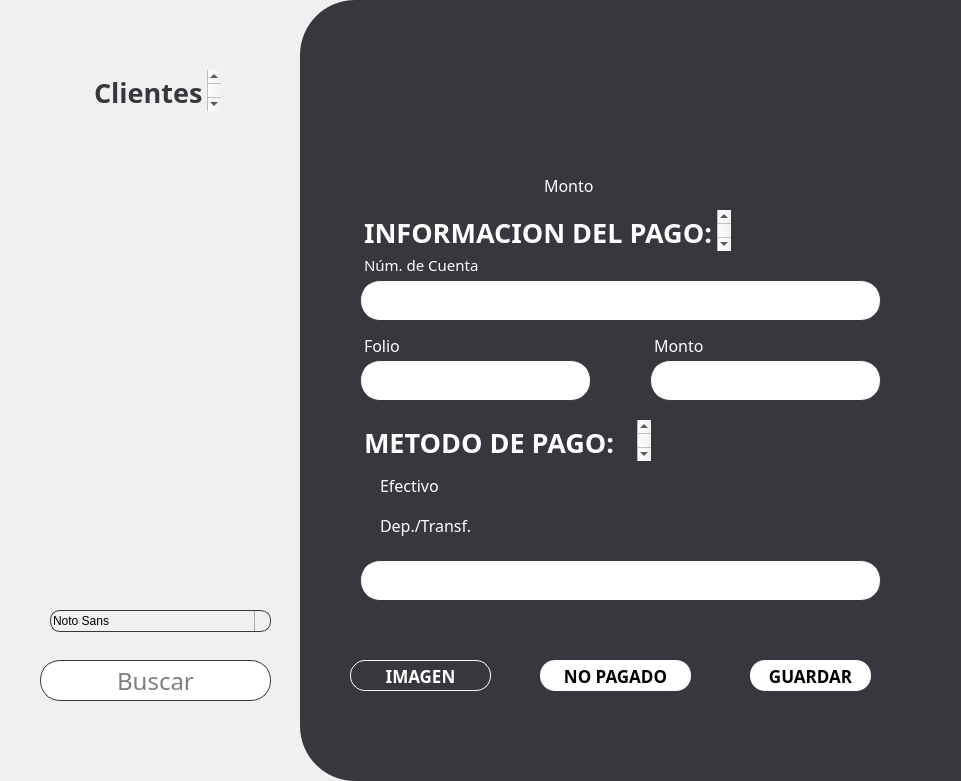
  <widget class="QFrame" name="frame_white">
   <property name="geometry">
    <rect>
     <x>340</x>
     <y>0</y>
     <width>961</width>
     <height>781</height>
    </rect>
   </property>
   <property name="styleSheet">
    <string notr="true">QFrame {
    border: none;       /* Color y grosor del borde */
    border-radius: 55px;          /* Radio de las esquinas */
    background-color: #f0f0f0;    /* Color de fondo */
    margin: 0px;                  /* Margen externo a 0 */
    padding: 0px;                 /* Espaciado interno a 0 */
}

</string>
   </property>
   <property name="frameShape">
    <enum>QFrame::StyledPanel</enum>
   </property>
   <property name="frameShadow">
    <enum>QFrame::Raised</enum>
   </property>
   <widget class="QFrame" name="frame_white_grey">
    <property name="geometry">
     <rect>
      <x>300</x>
      <y>0</y>
      <width>961</width>
      <height>781</height>
     </rect>
    </property>
    <property name="styleSheet">
     <string notr="true">QFrame {
    border: none;       /* Color y grosor del borde */
    border-radius: 55px;          /* Radio de las esquinas */
    background-color: #37373d;    /* Color de fondo */
    margin: 0px;                  /* Margen externo a 0 */
    padding: 0px;                 /* Espaciado interno a 0 */
}

</string>
    </property>
    <property name="frameShape">
     <enum>QFrame::StyledPanel</enum>
    </property>
    <property name="frameShadow">
     <enum>QFrame::Raised</enum>
    </property>
    <widget class="QRadioButton" name="EfectivoOption">
     <property name="geometry">
      <rect>
       <x>60</x>
       <y>470</y>
       <width>141</width>
       <height>31</height>
      </rect>
     </property>
     <property name="font">
      <font>
       <family>Montserrat</family>
       <pointsize>12</pointsize>
      </font>
     </property>
     <property name="styleSheet">
      <string notr="true">QRadioButton{
 background: transparent; 
color: #FFFFFF;
}</string>
     </property>
     <property name="text">
      <string>Efectivo</string>
     </property>
    </widget>
    <widget class="QRadioButton" name="DeptTransfOption">
     <property name="geometry">
      <rect>
       <x>60</x>
       <y>510</y>
       <width>141</width>
       <height>31</height>
      </rect>
     </property>
     <property name="font">
      <font>
       <family>Montserrat</family>
       <pointsize>12</pointsize>
      </font>
     </property>
     <property name="styleSheet">
      <string notr="true">QRadioButton{
 background: transparent; 
color: #FFFFFF;
}</string>
     </property>
     <property name="text">
      <string>Dep./Transf.</string>
     </property>
    </widget>
    <widget class="QPushButton" name="GuardarButton">
     <property name="geometry">
      <rect>
       <x>450</x>
       <y>660</y>
       <width>121</width>
       <height>31</height>
      </rect>
     </property>
     <property name="font">
      <font>
       <family>Montserrat</family>
       <pointsize>13</pointsize>
       <weight>75</weight>
       <bold>true</bold>
      </font>
     </property>
     <property name="styleSheet">
      <string notr="true">QPushButton{
		background: #FFFFFF; 
		 border-radius: 15px; 
}</string>
     </property>
     <property name="text">
      <string>GUARDAR</string>
     </property>
    </widget>
    <widget class="QLineEdit" name="MetodoHolder">
     <property name="geometry">
      <rect>
       <x>60</x>
       <y>560</y>
       <width>521</width>
       <height>41</height>
      </rect>
     </property>
     <property name="font">
      <font>
       <family>Montserrat</family>
       <pointsize>18</pointsize>
      </font>
     </property>
     <property name="layoutDirection">
      <enum>Qt::LeftToRight</enum>
     </property>
     <property name="styleSheet">
      <string notr="true">QLineEdit{
	border: 1px solid  #37373d;
		background: #FFFFFF; 
		 border-radius: 20px; 
}</string>
     </property>
     <property name="inputMask">
      <string/>
     </property>
     <property name="alignment">
      <set>Qt::AlignCenter</set>
     </property>
     <property name="placeholderText">
      <string/>
     </property>
    </widget>
    <widget class="QPushButton" name="NoPagadoButton">
     <property name="geometry">
      <rect>
       <x>240</x>
       <y>660</y>
       <width>151</width>
       <height>31</height>
      </rect>
     </property>
     <property name="font">
      <font>
       <family>Montserrat</family>
       <pointsize>13</pointsize>
       <weight>75</weight>
       <bold>true</bold>
      </font>
     </property>
     <property name="styleSheet">
      <string notr="true">QPushButton{
		background: #FFFFFF; 
		 border-radius: 15px; 
}</string>
     </property>
     <property name="text">
      <string>NO PAGADO</string>
     </property>
    </widget>
    <widget class="QPushButton" name="ImagenButton">
     <property name="geometry">
      <rect>
       <x>50</x>
       <y>660</y>
       <width>141</width>
       <height>31</height>
      </rect>
     </property>
     <property name="font">
      <font>
       <family>Montserrat</family>
       <pointsize>13</pointsize>
       <weight>75</weight>
       <bold>true</bold>
      </font>
     </property>
     <property name="styleSheet">
      <string notr="true">QPushButton{
    background: transparent;  /* Quitar el fondo */
	color: #FFFFFF;
	border: 1px solid  #FFFFFF;
		background: transparent; 
		 border-radius: 15px; 
}</string>
     </property>
     <property name="text">
      <string>IMAGEN</string>
     </property>
    </widget>
    <widget class="QTextBrowser" name="MetodoPago">
     <property name="geometry">
      <rect>
       <x>60</x>
       <y>420</y>
       <width>291</width>
       <height>41</height>
      </rect>
     </property>
     <property name="sizePolicy">
      <sizepolicy hsizetype="Expanding" vsizetype="Expanding">
       <horstretch>0</horstretch>
       <verstretch>0</verstretch>
      </sizepolicy>
     </property>
     <property name="font">
      <font>
       <family>Montserrat</family>
      </font>
     </property>
     <property name="toolTipDuration">
      <number>-1</number>
     </property>
     <property name="autoFillBackground">
      <bool>false</bool>
     </property>
     <property name="styleSheet">
      <string notr="true">QTextBrowser {
    background: transparent;  /* Quitar el fondo */
	color:#FFFFFF;
    border: none;             /* Quitar el borde */
	margin: 0;                /* Eliminar márgenes */
}</string>
     </property>
     <property name="html">
      <string>&lt;!DOCTYPE HTML PUBLIC &quot;-//W3C//DTD HTML 4.0//EN&quot; &quot;http://www.w3.org/TR/REC-html40/strict.dtd&quot;&gt;
&lt;html&gt;&lt;head&gt;&lt;meta name=&quot;qrichtext&quot; content=&quot;1&quot; /&gt;&lt;style type=&quot;text/css&quot;&gt;
p, li { white-space: pre-wrap; }
&lt;/style&gt;&lt;/head&gt;&lt;body style=&quot; font-family:'Montserrat'; font-size:8.25pt; font-weight:400; font-style:normal;&quot;&gt;
&lt;p style=&quot; margin-top:0px; margin-bottom:0px; margin-left:0px; margin-right:0px; -qt-block-indent:0; text-indent:0px;&quot;&gt;&lt;span style=&quot; font-family:'MS Shell Dlg 2'; font-size:20pt; font-weight:600;&quot;&gt;METODO DE PAGO:&lt;/span&gt;&lt;/p&gt;&lt;/body&gt;&lt;/html&gt;</string>
     </property>
    </widget>
    <widget class="QTextBrowser" name="InfoPago">
     <property name="geometry">
      <rect>
       <x>60</x>
       <y>210</y>
       <width>371</width>
       <height>41</height>
      </rect>
     </property>
     <property name="sizePolicy">
      <sizepolicy hsizetype="Expanding" vsizetype="Expanding">
       <horstretch>0</horstretch>
       <verstretch>0</verstretch>
      </sizepolicy>
     </property>
     <property name="font">
      <font>
       <family>Montserrat</family>
      </font>
     </property>
     <property name="toolTipDuration">
      <number>-1</number>
     </property>
     <property name="autoFillBackground">
      <bool>false</bool>
     </property>
     <property name="styleSheet">
      <string notr="true">QTextBrowser {
    background: transparent;  /* Quitar el fondo */
	color:#FFFFFF;
    border: none;             /* Quitar el borde */
	margin: 0;                /* Eliminar márgenes */
}</string>
     </property>
     <property name="html">
      <string>&lt;!DOCTYPE HTML PUBLIC &quot;-//W3C//DTD HTML 4.0//EN&quot; &quot;http://www.w3.org/TR/REC-html40/strict.dtd&quot;&gt;
&lt;html&gt;&lt;head&gt;&lt;meta name=&quot;qrichtext&quot; content=&quot;1&quot; /&gt;&lt;style type=&quot;text/css&quot;&gt;
p, li { white-space: pre-wrap; }
&lt;/style&gt;&lt;/head&gt;&lt;body style=&quot; font-family:'Montserrat'; font-size:8.25pt; font-weight:400; font-style:normal;&quot;&gt;
&lt;p style=&quot; margin-top:0px; margin-bottom:0px; margin-left:0px; margin-right:0px; -qt-block-indent:0; text-indent:0px;&quot;&gt;&lt;span style=&quot; font-family:'MS Shell Dlg 2'; font-size:20pt; font-weight:600;&quot;&gt;INFORMACION DEL PAGO:&lt;/span&gt;&lt;/p&gt;&lt;/body&gt;&lt;/html&gt;</string>
     </property>
    </widget>
    <widget class="QLineEdit" name="NumCuentaHolder">
     <property name="geometry">
      <rect>
       <x>60</x>
       <y>280</y>
       <width>521</width>
       <height>41</height>
      </rect>
     </property>
     <property name="font">
      <font>
       <family>Montserrat</family>
       <pointsize>18</pointsize>
      </font>
     </property>
     <property name="layoutDirection">
      <enum>Qt::LeftToRight</enum>
     </property>
     <property name="styleSheet">
      <string notr="true">QLineEdit{
	border: 1px solid  #37373d;
		background: #FFFFFF; 
		 border-radius: 20px; 
}</string>
     </property>
     <property name="inputMask">
      <string/>
     </property>
     <property name="alignment">
      <set>Qt::AlignCenter</set>
     </property>
     <property name="placeholderText">
      <string/>
     </property>
    </widget>
    <widget class="QTextBrowser" name="NumCuenta">
     <property name="geometry">
      <rect>
       <x>60</x>
       <y>250</y>
       <width>291</width>
       <height>41</height>
      </rect>
     </property>
     <property name="sizePolicy">
      <sizepolicy hsizetype="Expanding" vsizetype="Expanding">
       <horstretch>0</horstretch>
       <verstretch>0</verstretch>
      </sizepolicy>
     </property>
     <property name="font">
      <font>
       <family>Montserrat</family>
       <pointsize>5</pointsize>
      </font>
     </property>
     <property name="toolTipDuration">
      <number>-1</number>
     </property>
     <property name="autoFillBackground">
      <bool>false</bool>
     </property>
     <property name="styleSheet">
      <string notr="true">QTextBrowser {
    background: transparent;  /* Quitar el fondo */
	color:#FFFFFF;
    border: none;             /* Quitar el borde */
	margin: 0;                /* Eliminar márgenes */
}</string>
     </property>
     <property name="html">
      <string>&lt;!DOCTYPE HTML PUBLIC &quot;-//W3C//DTD HTML 4.0//EN&quot; &quot;http://www.w3.org/TR/REC-html40/strict.dtd&quot;&gt;
&lt;html&gt;&lt;head&gt;&lt;meta name=&quot;qrichtext&quot; content=&quot;1&quot; /&gt;&lt;style type=&quot;text/css&quot;&gt;
p, li { white-space: pre-wrap; }
&lt;/style&gt;&lt;/head&gt;&lt;body style=&quot; font-family:'Montserrat'; font-size:5pt; font-weight:400; font-style:normal;&quot;&gt;
&lt;p style=&quot; margin-top:0px; margin-bottom:0px; margin-left:0px; margin-right:0px; -qt-block-indent:0; text-indent:0px;&quot;&gt;&lt;span style=&quot; font-size:11pt;&quot;&gt;Núm. de Cuenta&lt;/span&gt;&lt;/p&gt;&lt;/body&gt;&lt;/html&gt;</string>
     </property>
    </widget>
    <widget class="QLineEdit" name="FolioHolder">
     <property name="geometry">
      <rect>
       <x>60</x>
       <y>360</y>
       <width>231</width>
       <height>41</height>
      </rect>
     </property>
     <property name="font">
      <font>
       <family>Montserrat</family>
       <pointsize>18</pointsize>
      </font>
     </property>
     <property name="layoutDirection">
      <enum>Qt::LeftToRight</enum>
     </property>
     <property name="styleSheet">
      <string notr="true">QLineEdit{
	border: 1px solid  #37373d;
		background: #FFFFFF; 
		 border-radius: 20px; 
}</string>
     </property>
     <property name="inputMask">
      <string/>
     </property>
     <property name="alignment">
      <set>Qt::AlignCenter</set>
     </property>
     <property name="placeholderText">
      <string/>
     </property>
    </widget>
    <widget class="QTextBrowser" name="Folio">
     <property name="geometry">
      <rect>
       <x>60</x>
       <y>330</y>
       <width>201</width>
       <height>41</height>
      </rect>
     </property>
     <property name="sizePolicy">
      <sizepolicy hsizetype="Expanding" vsizetype="Expanding">
       <horstretch>0</horstretch>
       <verstretch>0</verstretch>
      </sizepolicy>
     </property>
     <property name="font">
      <font>
       <family>Montserrat</family>
       <pointsize>5</pointsize>
      </font>
     </property>
     <property name="toolTipDuration">
      <number>-1</number>
     </property>
     <property name="autoFillBackground">
      <bool>false</bool>
     </property>
     <property name="styleSheet">
      <string notr="true">QTextBrowser {
    background: transparent;  /* Quitar el fondo */
	color:#FFFFFF;
    border: none;             /* Quitar el borde */
	margin: 0;                /* Eliminar márgenes */
}</string>
     </property>
     <property name="html">
      <string>&lt;!DOCTYPE HTML PUBLIC &quot;-//W3C//DTD HTML 4.0//EN&quot; &quot;http://www.w3.org/TR/REC-html40/strict.dtd&quot;&gt;
&lt;html&gt;&lt;head&gt;&lt;meta name=&quot;qrichtext&quot; content=&quot;1&quot; /&gt;&lt;style type=&quot;text/css&quot;&gt;
p, li { white-space: pre-wrap; }
&lt;/style&gt;&lt;/head&gt;&lt;body style=&quot; font-family:'Montserrat'; font-size:5pt; font-weight:400; font-style:normal;&quot;&gt;
&lt;p style=&quot; margin-top:0px; margin-bottom:0px; margin-left:0px; margin-right:0px; -qt-block-indent:0; text-indent:0px;&quot;&gt;&lt;span style=&quot; font-size:12pt;&quot;&gt;Folio&lt;/span&gt;&lt;/p&gt;&lt;/body&gt;&lt;/html&gt;</string>
     </property>
    </widget>
    <widget class="QTextBrowser" name="MontoText_2">
     <property name="geometry">
      <rect>
       <x>350</x>
       <y>330</y>
       <width>201</width>
       <height>41</height>
      </rect>
     </property>
     <property name="sizePolicy">
      <sizepolicy hsizetype="Expanding" vsizetype="Expanding">
       <horstretch>0</horstretch>
       <verstretch>0</verstretch>
      </sizepolicy>
     </property>
     <property name="font">
      <font>
       <family>Montserrat</family>
       <pointsize>5</pointsize>
      </font>
     </property>
     <property name="toolTipDuration">
      <number>-1</number>
     </property>
     <property name="autoFillBackground">
      <bool>false</bool>
     </property>
     <property name="styleSheet">
      <string notr="true">QTextBrowser {
    background: transparent;  /* Quitar el fondo */
	color:#FFFFFF;
    border: none;             /* Quitar el borde */
	margin: 0;                /* Eliminar márgenes */
}</string>
     </property>
     <property name="html">
      <string>&lt;!DOCTYPE HTML PUBLIC &quot;-//W3C//DTD HTML 4.0//EN&quot; &quot;http://www.w3.org/TR/REC-html40/strict.dtd&quot;&gt;
&lt;html&gt;&lt;head&gt;&lt;meta name=&quot;qrichtext&quot; content=&quot;1&quot; /&gt;&lt;style type=&quot;text/css&quot;&gt;
p, li { white-space: pre-wrap; }
&lt;/style&gt;&lt;/head&gt;&lt;body style=&quot; font-family:'Montserrat'; font-size:5pt; font-weight:400; font-style:normal;&quot;&gt;
&lt;p style=&quot; margin-top:0px; margin-bottom:0px; margin-left:0px; margin-right:0px; -qt-block-indent:0; text-indent:0px;&quot;&gt;&lt;span style=&quot; font-size:12pt;&quot;&gt;Monto&lt;/span&gt;&lt;/p&gt;&lt;/body&gt;&lt;/html&gt;</string>
     </property>
    </widget>
    <widget class="QLineEdit" name="MontoHolder">
     <property name="geometry">
      <rect>
       <x>350</x>
       <y>360</y>
       <width>231</width>
       <height>41</height>
      </rect>
     </property>
     <property name="font">
      <font>
       <family>Montserrat</family>
       <pointsize>18</pointsize>
      </font>
     </property>
     <property name="layoutDirection">
      <enum>Qt::LeftToRight</enum>
     </property>
     <property name="styleSheet">
      <string notr="true">QLineEdit{
	border: 1px solid  #37373d;
		background: #FFFFFF; 
		 border-radius: 20px; 
}</string>
     </property>
     <property name="inputMask">
      <string/>
     </property>
     <property name="alignment">
      <set>Qt::AlignCenter</set>
     </property>
     <property name="placeholderText">
      <string/>
     </property>
    </widget>
    <widget class="QTextBrowser" name="Adeudo">
     <property name="geometry">
      <rect>
       <x>60</x>
       <y>150</y>
       <width>181</width>
       <height>41</height>
      </rect>
     </property>
     <property name="sizePolicy">
      <sizepolicy hsizetype="Expanding" vsizetype="Expanding">
       <horstretch>0</horstretch>
       <verstretch>0</verstretch>
      </sizepolicy>
     </property>
     <property name="font">
      <font>
       <family>Montserrat</family>
       <pointsize>5</pointsize>
      </font>
     </property>
     <property name="toolTipDuration">
      <number>-1</number>
     </property>
     <property name="autoFillBackground">
      <bool>false</bool>
     </property>
     <property name="styleSheet">
      <string notr="true">QTextBrowser {
    background: transparent;  /* Quitar el fondo */
	color:#FFFFFF;
    border: none;             /* Quitar el borde */
	margin: 0;                /* Eliminar márgenes */
}</string>
     </property>
     <property name="html">
      <string>&lt;!DOCTYPE HTML PUBLIC &quot;-//W3C//DTD HTML 4.0//EN&quot; &quot;http://www.w3.org/TR/REC-html40/strict.dtd&quot;&gt;
&lt;html&gt;&lt;head&gt;&lt;meta name=&quot;qrichtext&quot; content=&quot;1&quot; /&gt;&lt;style type=&quot;text/css&quot;&gt;
p, li { white-space: pre-wrap; }
&lt;/style&gt;&lt;/head&gt;&lt;body style=&quot; font-family:'Montserrat'; font-size:5pt; font-weight:400; font-style:normal;&quot;&gt;
&lt;p style=&quot;-qt-paragraph-type:empty; margin-top:0px; margin-bottom:0px; margin-left:0px; margin-right:0px; -qt-block-indent:0; text-indent:0px;&quot;&gt;&lt;br /&gt;&lt;/p&gt;&lt;/body&gt;&lt;/html&gt;</string>
     </property>
    </widget>
    <widget class="QTextBrowser" name="MontoText">
     <property name="geometry">
      <rect>
       <x>240</x>
       <y>170</y>
       <width>81</width>
       <height>41</height>
      </rect>
     </property>
     <property name="sizePolicy">
      <sizepolicy hsizetype="Expanding" vsizetype="Expanding">
       <horstretch>0</horstretch>
       <verstretch>0</verstretch>
      </sizepolicy>
     </property>
     <property name="font">
      <font>
       <family>Montserrat</family>
       <pointsize>5</pointsize>
      </font>
     </property>
     <property name="toolTipDuration">
      <number>-1</number>
     </property>
     <property name="autoFillBackground">
      <bool>false</bool>
     </property>
     <property name="styleSheet">
      <string notr="true">QTextBrowser {
    background: transparent;  /* Quitar el fondo */
	color:#FFFFFF;
    border: none;             /* Quitar el borde */
	margin: 0;                /* Eliminar márgenes */
}</string>
     </property>
     <property name="html">
      <string>&lt;!DOCTYPE HTML PUBLIC &quot;-//W3C//DTD HTML 4.0//EN&quot; &quot;http://www.w3.org/TR/REC-html40/strict.dtd&quot;&gt;
&lt;html&gt;&lt;head&gt;&lt;meta name=&quot;qrichtext&quot; content=&quot;1&quot; /&gt;&lt;style type=&quot;text/css&quot;&gt;
p, li { white-space: pre-wrap; }
&lt;/style&gt;&lt;/head&gt;&lt;body style=&quot; font-family:'Montserrat'; font-size:5pt; font-weight:400; font-style:normal;&quot;&gt;
&lt;p style=&quot; margin-top:0px; margin-bottom:0px; margin-left:0px; margin-right:0px; -qt-block-indent:0; text-indent:0px;&quot;&gt;&lt;span style=&quot; font-size:12pt;&quot;&gt;Monto&lt;/span&gt;&lt;/p&gt;&lt;/body&gt;&lt;/html&gt;</string>
     </property>
    </widget>
    <widget class="QTextBrowser" name="Adeudo_2">
     <property name="geometry">
      <rect>
       <x>60</x>
       <y>70</y>
       <width>331</width>
       <height>61</height>
      </rect>
     </property>
     <property name="sizePolicy">
      <sizepolicy hsizetype="Expanding" vsizetype="Expanding">
       <horstretch>0</horstretch>
       <verstretch>0</verstretch>
      </sizepolicy>
     </property>
     <property name="font">
      <font>
       <family>Montserrat</family>
       <pointsize>5</pointsize>
       <weight>50</weight>
       <bold>false</bold>
      </font>
     </property>
     <property name="toolTipDuration">
      <number>-1</number>
     </property>
     <property name="autoFillBackground">
      <bool>false</bool>
     </property>
     <property name="styleSheet">
      <string notr="true">QTextBrowser {
    background: transparent;  /* Quitar el fondo */
	color:#FFFFFF;
    border: none;             /* Quitar el borde */
	margin: 0;                /* Eliminar márgenes */
}</string>
     </property>
     <property name="html">
      <string>&lt;!DOCTYPE HTML PUBLIC &quot;-//W3C//DTD HTML 4.0//EN&quot; &quot;http://www.w3.org/TR/REC-html40/strict.dtd&quot;&gt;
&lt;html&gt;&lt;head&gt;&lt;meta name=&quot;qrichtext&quot; content=&quot;1&quot; /&gt;&lt;style type=&quot;text/css&quot;&gt;
p, li { white-space: pre-wrap; }
&lt;/style&gt;&lt;/head&gt;&lt;body style=&quot; font-family:'Montserrat'; font-size:5pt; font-weight:400; font-style:normal;&quot;&gt;
&lt;p style=&quot;-qt-paragraph-type:empty; margin-top:0px; margin-bottom:0px; margin-left:0px; margin-right:0px; -qt-block-indent:0; text-indent:0px;&quot;&gt;&lt;br /&gt;&lt;/p&gt;&lt;/body&gt;&lt;/html&gt;</string>
     </property>
    </widget>
   </widget>
   <widget class="QTextBrowser" name="Clientes">
    <property name="geometry">
     <rect>
      <x>90</x>
      <y>70</y>
      <width>131</width>
      <height>41</height>
     </rect>
    </property>
    <property name="sizePolicy">
     <sizepolicy hsizetype="Expanding" vsizetype="Expanding">
      <horstretch>0</horstretch>
      <verstretch>0</verstretch>
     </sizepolicy>
    </property>
    <property name="font">
     <font>
      <family>Montserrat</family>
     </font>
    </property>
    <property name="toolTipDuration">
     <number>-1</number>
    </property>
    <property name="autoFillBackground">
     <bool>false</bool>
    </property>
    <property name="styleSheet">
     <string notr="true">QTextBrowser {
    background: transparent;  /* Quitar el fondo */
	color:#37373d;
    border: none;             /* Quitar el borde */
	margin: 0;                /* Eliminar márgenes */
}</string>
    </property>
    <property name="html">
     <string>&lt;!DOCTYPE HTML PUBLIC &quot;-//W3C//DTD HTML 4.0//EN&quot; &quot;http://www.w3.org/TR/REC-html40/strict.dtd&quot;&gt;
&lt;html&gt;&lt;head&gt;&lt;meta name=&quot;qrichtext&quot; content=&quot;1&quot; /&gt;&lt;style type=&quot;text/css&quot;&gt;
p, li { white-space: pre-wrap; }
&lt;/style&gt;&lt;/head&gt;&lt;body style=&quot; font-family:'Montserrat'; font-size:8.25pt; font-weight:400; font-style:normal;&quot;&gt;
&lt;p style=&quot; margin-top:0px; margin-bottom:0px; margin-left:0px; margin-right:0px; -qt-block-indent:0; text-indent:0px;&quot;&gt;&lt;span style=&quot; font-family:'MS Shell Dlg 2'; font-size:20pt; font-weight:600;&quot;&gt;Clientes&lt;/span&gt;&lt;/p&gt;&lt;/body&gt;&lt;/html&gt;</string>
    </property>
   </widget>
   <widget class="QListView" name="listViewClients">
    <property name="geometry">
     <rect>
      <x>40</x>
      <y>141</y>
      <width>221</width>
      <height>411</height>
     </rect>
    </property>
    <property name="font">
     <font>
      <family>Montserrat</family>
      <pointsize>16</pointsize>
     </font>
    </property>
   </widget>
   <widget class="QLineEdit" name="lineEdit">
    <property name="geometry">
     <rect>
      <x>40</x>
      <y>660</y>
      <width>231</width>
      <height>41</height>
     </rect>
    </property>
    <property name="font">
     <font>
      <family>Montserrat</family>
      <pointsize>18</pointsize>
     </font>
    </property>
    <property name="layoutDirection">
     <enum>Qt::LeftToRight</enum>
    </property>
    <property name="styleSheet">
     <string notr="true">QLineEdit{
	border: 1px solid  #37373d;
		background: #FFFFFF; 
		 border-radius: 20px; 
}</string>
    </property>
    <property name="inputMask">
     <string/>
    </property>
    <property name="alignment">
     <set>Qt::AlignCenter</set>
    </property>
    <property name="placeholderText">
     <string>Buscar</string>
    </property>
   </widget>
   <widget class="QFontComboBox" name="Filtro">
    <property name="geometry">
     <rect>
      <x>50</x>
      <y>610</y>
      <width>221</width>
      <height>22</height>
     </rect>
    </property>
    <property name="font">
     <font>
      <family>Montserrat</family>
      <pointsize>14</pointsize>
     </font>
    </property>
    <property name="styleSheet">
     <string notr="true">QFontComboBox{
	border: 1px solid #37373d;
	border-radius: 10px;
	background: transparent;
}
QComboBox::drop-down {
    subcontrol-origin: padding;
    subcontrol-position: top right;
    width: 15px;
    border-left-width: 1px;
    border-left-color: darkgray;
    border-left-style: solid;
    border-top-right-radius: 3px;
    border-bottom-right-radius: 3px;
    background: transparent;  /* Fondo transparente */
}

QComboBox::down-arrow {
    image: url(none); /* Borra cualquier imagen personalizada */
    width: 10px;  /* Tamaño predeterminado de la flecha */
    height: 10px;
}

QComboBox::down-arrow {
    image: url(:/qt-project.org/styles/commonstyle/images/arrow-down-16.png);  /* Restaura la flecha predeterminada */
}</string>
    </property>
    <property name="currentText">
     <string>Municipio</string>
    </property>
    <property name="currentFont">
     <font>
      <family>Montserrat</family>
      <pointsize>14</pointsize>
      <weight>50</weight>
      <bold>false</bold>
     </font>
    </property>
   </widget>
  </widget>
